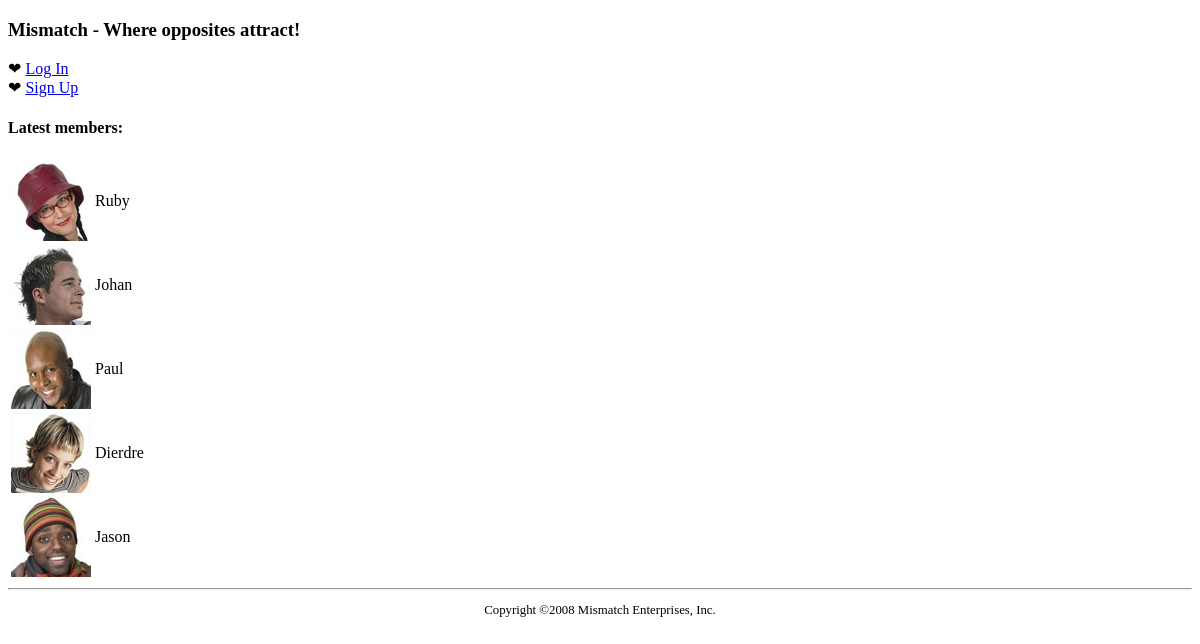
Before: / with the older database file.
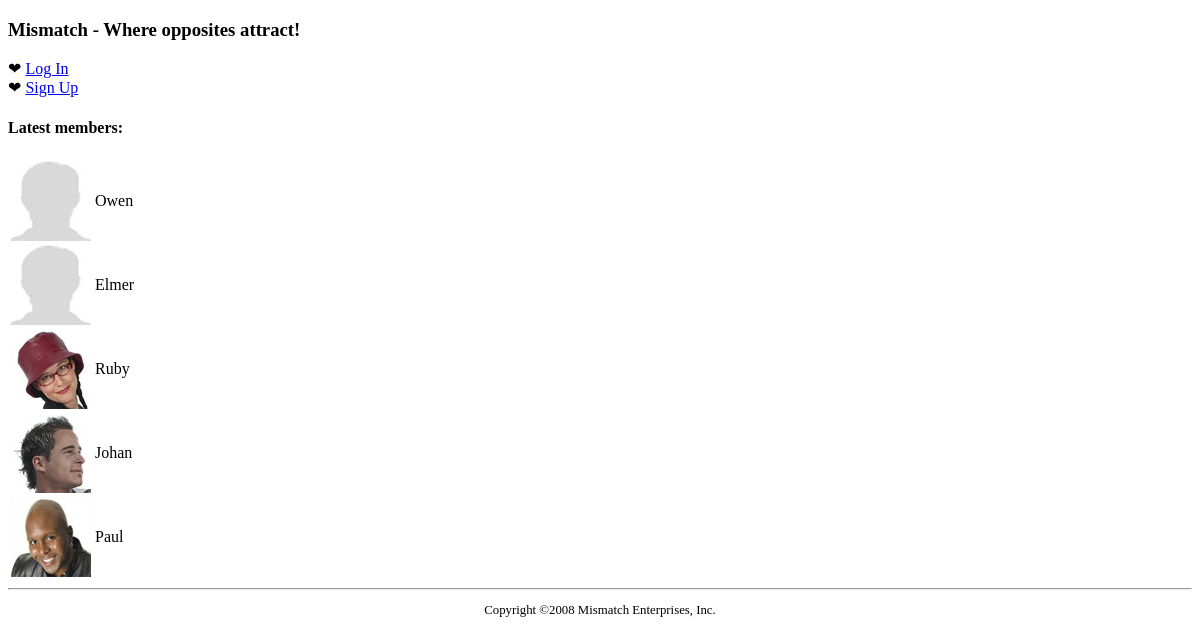
After: the same page with the newer database file.
### tables this page shows
CREATE TABLE `mismatch_user` (
  `user_id` INT AUTO_INCREMENT,
  `username` VARCHAR(32),
  `password` VARCHAR(40),
  `join_date` DATETIME,
  `first_name` VARCHAR(32),
  `last_name` VARCHAR(32),
  `gender` VARCHAR(1),
  `birthdate` DATE,
  `city` VARCHAR(32),
  `state` VARCHAR(2),
  `picture` VARCHAR(32),
  PRIMARY KEY (`user_id`)
);

### index.php (the view, shortened to what this page needs)
<?php
  $page_title = 'Where opposites attract!';
  require_once('header.php');
  require_once('navmenu.php');
  $dbc = mysqli_connect(DB_HOST, DB_USER, DB_PASSWORD, DB_NAME);
  $query = "SELECT user_id, first_name, picture FROM mismatch_user WHERE first_name IS NOT NULL ORDER BY join_date DESC LIMIT 5";
  $data = mysqli_query($dbc, $query);
  echo '<h4>Latest members:</h4>';
  echo '<table>';
  while ($row = mysqli_fetch_array($data)) {
    if (is_file(MM_UPLOADPATH . $row['picture']) && filesize(MM_UPLOADPATH . $row['picture']) > 0) {
      echo '<tr><td><img src="' . MM_UPLOADPATH . $row['picture'] . '" alt="' . $row['first_name'] . '" /></td>';
    }
    else {
      echo '<tr><td><img src="' . MM_UPLOADPATH . 'nopic.jpg' . '" alt="' . $row['first_name'] . '" /></td>';
    }
    if (isset($_SESSION['user_id'])) {
      echo '<td><a href="viewprofile.php?user_id=' . $row['user_id'] . '">' . $row['first_name'] . '</a></td></tr>';
    }
    else {
      echo '<td>' . $row['first_name'] . '</td></tr>';
    }
  }
  echo '</table>';
?>
<?php
  require_once('footer.php');
?>

### header.php (shortened to what this page needs)
<!DOCTYPE html PUBLIC "-//W3C//DTD XHTML 1.0 Transitional//EN"
  "http://www.w3.org/TR/xhtml1/DTD/xhtml1-transitional.dtd">
<html xmlns="http://www.w3.org/1999/xhtml" xml:lang="en" lang="en">
<head>
  <link rel="stylesheet" type="text/css" href="css/style.css" />
</head>
<body>
<?php
  echo '<h3>Mismatch - ' . $page_title . '</h3>';
?>

### navmenu.php
<?php if (isset($_SESSION['username'])) : ?>
    &#10084; <a href="viewprofile.php">View Profile</a><br />
    &#10084; <a href="editprofile.php">Edit Profile</a><br />
    &#10084; <a href="questionnaire.php">Edit Questionnaire</a><br />
    &#10084; <a href="mymismatch.php">See Your Mismatch!</a><br />
    &#10084; <a href="logout.php">Log Out (<?= $_SESSION['username'] ?>)</a>
<?php else : ?>
    &#10084; <a href="login.php">Log In</a><br />
    &#10084; <a href="signup.php">Sign Up</a>
<?php endif; ?>

### footer.php
  <hr />
  <p class="footer">Copyright &copy;2008 Mismatch Enterprises, Inc.</p>
</body>
</html>

### css/style.css (style rules this page uses)
.footer { text-align: center; font-size: 80%; }

Changed rows visible on the page:
no longer on this page (row unchanged): mismatch_user: picture (picture), first_name "Dierdre"
no longer on this page (row unchanged): mismatch_user: picture (picture), first_name "Jason"
added mismatch_user: first_name "Owen"
added mismatch_user: first_name "Elmer"
